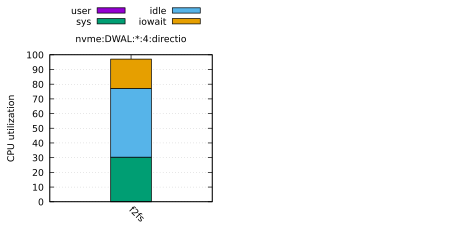

Source code (gnuplot):
# LOG_FILE = logs/2025-09-27-16-10-12.878677/fxmark.log
# SYSTEM = Linux fvm 5.15.0c8f3389+ #1 SMP Sat May 31 13:52:48 UTC 2025 x86_64 x86_64 x86_64 GNU/Linux
# DISK_SIZE = 1G
# DURATION = 300s
# DIRECTIO = bufferedio,directio
# MEDIA_TYPES = ssd,hdd,nvme,mem
# FS_TYPES = tmpfs,ext4,ext4_no_jnl,xfs,btrfs,f2fs
# BENCH_TYPES = DWAL,DWOL,DWOM,DWTL,DWSL,MWRL,MWRM,MWCL,MWCM,MWUM,MWUL,filebench_varmail,filebench_oltp,filebench_fileserver,dbench_client,MRPL,MRPM,MRPH,MRDM,MRDL,DRBH,DRBM,DRBL
# NCORES = 1,2,4
# CORE_SEQ = 0,1,2,3
# MODEL_NAME = AMD Ryzen 5 5600 6-Core Processor
# PHYSICAL_CHIPS = 1
# CORE_PER_CHIP = 4
# SMT_LEVEL = 1
# NUM_TEST_CONF = 1

set term pdfcairo size 4.6in,2.3in font ',10'
set_out='set output "`if test -z $OUT; then echo util.4.pdf; else echo $OUT; fi`"'
eval set_out
set multiplot layout 1,2

set grid y
set style data histograms
set style histogram rowstacked
set boxwidth 0.5
set style fill solid 1.0 border -1
set ytics 10

set title 'nvme:DWAL:*:4:directio'
set xlabel ''
set ylabel 'CPU utilization'
set yrange [0:100]
set xtics rotate by -45
set key out horiz
set key center top

# nvme:*:DWAL:4
plot '-' using 2:xtic(1) title 'user', '' using 3 title 'sys', '' using 4 title 'idle', '' using 5 title 'iowait'
  # ['user.util', 'sys.util', 'idle.util', 'iowait.util']
  "f2fs" 0.150429 30.1814 46.7928 19.9158
e
  # ['user.util', 'sys.util', 'idle.util', 'iowait.util']
  "f2fs" 0.150429 30.1814 46.7928 19.9158
e
  # ['user.util', 'sys.util', 'idle.util', 'iowait.util']
  "f2fs" 0.150429 30.1814 46.7928 19.9158
e
  # ['user.util', 'sys.util', 'idle.util', 'iowait.util']
  "f2fs" 0.150429 30.1814 46.7928 19.9158
e

unset multiplot
set output
